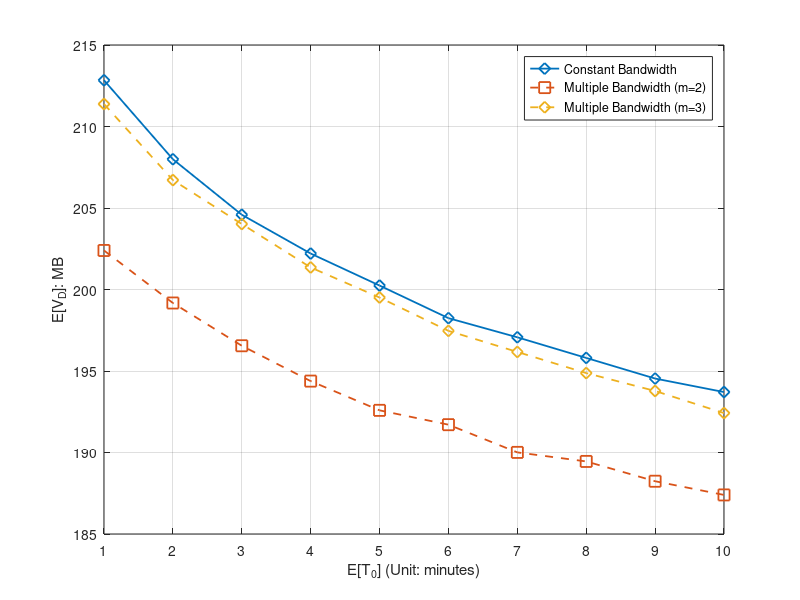

Reproduce this figure in MATLAB.
%% Minutes
x_label =[1 2 3 4 5 6 7 8 9 10];



%% for DeadlinMissRatio

%Miss ratio
%y_11 = [0.26258	0.29579	0.32074	0.33811	0.35267	0.36603	0.37617	0.38613	0.39428	0.40071];
%y_12 = [0.32365	0.34955	0.36843	0.38563	0.39779	0.40549	0.41608	0.42112	0.42964	0.43631];
%y_13 = [0.26885	0.30262	0.32379	0.34375	0.35554	0.36887	0.38054	0.38926	0.39918	0.40709];

%y_14 = [0.432	0.47088	0.4963	0.51284	0.5245	0.5316	0.54176	0.55268	0.55506	0.56238];


%E[V_O]
%y_11 = [131.312413	115.770816	104.822311	96.732911	90.075516	84.057567	79.309445	74.73917	71.507767	68.568352];
%y_12 = [101.63202	89.503528	81.18494	74.19773	69.094103	65.019497	60.854707	57.47359	54.348406	51.5796];
%y_13 = [126.848552	111.462024	101.880932	93.520201	87.229748	81.061023	76.139132	72.379804	69.006138	65.558103];


%y_14 = [42.255999	34.354196	29.796815	26.425294	23.72836	21.448916	19.960341	17.817315	16.867355	15.336617];


%E[V_D]
y_11 = [212.836599	207.991065	204.58636	202.206169	200.242868	198.242341	197.068056	195.803293	194.537019	193.708452];
y_12 = [202.39394	199.172174	196.549226	194.380244	192.586409	191.706923	190.007019	189.452431	188.237222	187.397504];
y_13 = [211.380425	206.71239	204.019117	201.352783	199.50775	197.462306	196.169357	194.872167	193.774434	192.41799];

%y_14 = [95.839995	92.910963	91.229952	89.829139	88.893638	88.690399	87.838165	86.993613	86.842999	86.362248];
																
i = i+1;
figure(i)

plot(x_label,y_11,'-d', 'MarkerSize',8, 'LineWidth',1.3)
hold on
plot(x_label,y_12,'--s', 'MarkerSize',8, 'LineWidth',1.3)
hold on
plot(x_label,y_13,'--d', 'MarkerSize',8, 'LineWidth',1.3)
hold on
%plot(x_label,y_14,'--o', 'MarkerSize',8, 'LineWidth',1.3)
%hold on


%ylabel('P_{miss}')
%ylabel('E[V_0]: MB')
ylabel('E[V_D]: MB')
xlabel('E[T_0] (Unit: minutes)')


xticklabels({'1','2','3','4','5','6','7','8','9','10'});

												
xlim([1, 10]);


set(gca, 'XTick', x_label);
%set(gca,'xticklabel',num2str(get(gca,'XTick')','%.4f'))
%legend({'F=200','F=500','F=1000'},'NumColumns',1);
%legend({'r_2=r_1 (Constant Bandwidth)','r_2=2r_1(Multiple Bandwidth)','r_2=3r_1(Multiple Bandwidth)','r_2=4r_1(Multiple Bandwidth)'},'NumColumns',1);
legend({'Constant Bandwidth','Multiple Bandwidth (m=2)','Multiple Bandwidth (m=3)'},'NumColumns',1);

hold off;
grid on;